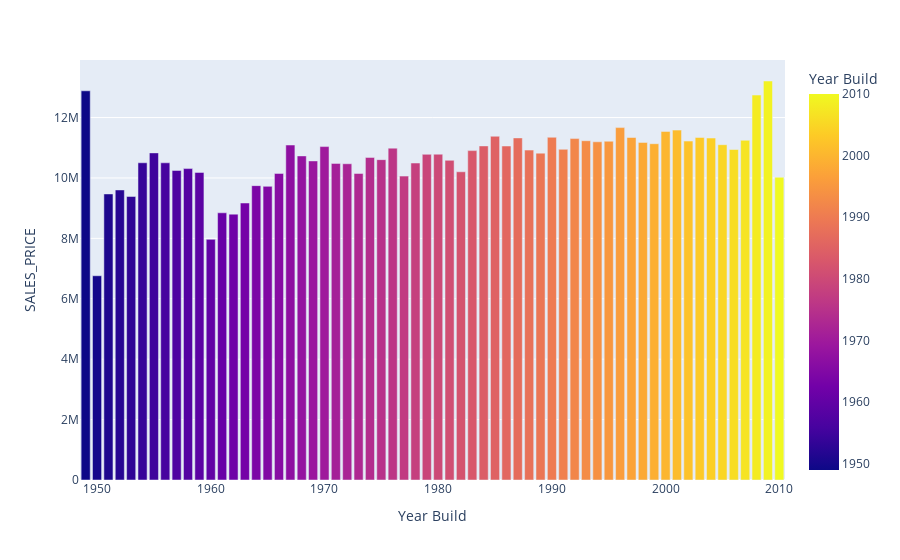

The cell this chart's notebook holds for it:
### Code cell
#averaging data
temp =pd.DataFrame(train.groupby('Year Build')['SALES_PRICE'].mean())
temp['Year Build'] = temp.index
temp = temp.sort_values(by='SALES_PRICE',ignore_index=True)

#Ploting
px.bar(temp,y='SALES_PRICE',x='Year Build',color='Year Build')
